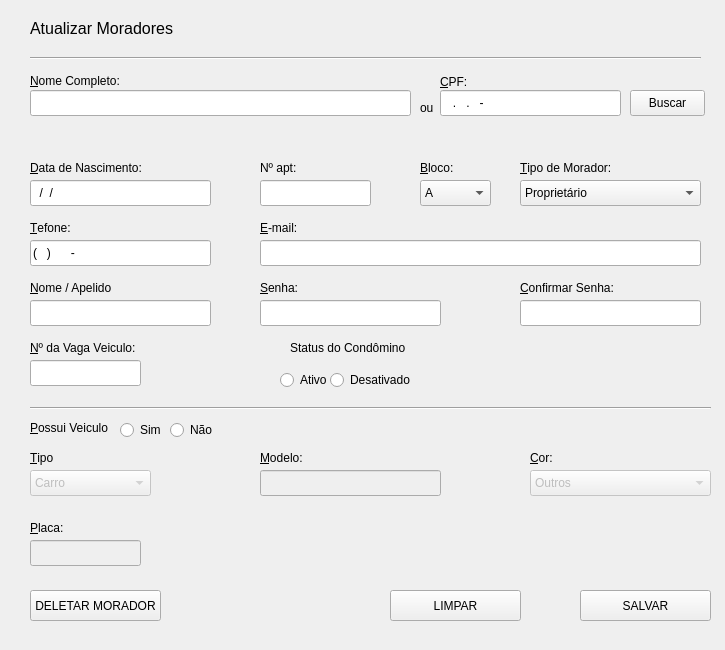
<?xml version="1.0" encoding="UTF-8"?>
<ui version="4.0">
 <class>janelaCadastrarMoradores</class>
 <widget class="QMainWindow" name="janelaCadastrarMoradores">
  <property name="geometry">
   <rect>
    <x>0</x>
    <y>0</y>
    <width>725</width>
    <height>650</height>
   </rect>
  </property>
  <property name="minimumSize">
   <size>
    <width>725</width>
    <height>650</height>
   </size>
  </property>
  <property name="maximumSize">
   <size>
    <width>725</width>
    <height>650</height>
   </size>
  </property>
  <property name="baseSize">
   <size>
    <width>725</width>
    <height>650</height>
   </size>
  </property>
  <property name="windowTitle">
   <string>PrimeCondo</string>
  </property>
  <property name="windowIcon">
   <iconset>
    <normaloff>../../../wamp64/www/primecondo/assets/img/logo.png</normaloff>../../../wamp64/www/primecondo/assets/img/logo.png</iconset>
  </property>
  <property name="iconSize">
   <size>
    <width>30</width>
    <height>30</height>
   </size>
  </property>
  <widget class="QWidget" name="centralwidget">
   <widget class="QLabel" name="lblNomeCompleto">
    <property name="geometry">
     <rect>
      <x>30</x>
      <y>70</y>
      <width>151</width>
      <height>21</height>
     </rect>
    </property>
    <property name="font">
     <font>
      <family>MS Shell Dlg 2</family>
      <pointsize>9</pointsize>
      <italic>false</italic>
     </font>
    </property>
    <property name="text">
     <string>&amp;Nome Completo:</string>
    </property>
    <property name="buddy">
     <cstring>inputPesquisarMorador</cstring>
    </property>
   </widget>
   <widget class="QLabel" name="lblCpf">
    <property name="geometry">
     <rect>
      <x>440</x>
      <y>74</y>
      <width>55</width>
      <height>16</height>
     </rect>
    </property>
    <property name="font">
     <font>
      <pointsize>9</pointsize>
     </font>
    </property>
    <property name="text">
     <string>&amp;CPF:</string>
    </property>
    <property name="buddy">
     <cstring>inputPesquisarCpf</cstring>
    </property>
   </widget>
   <widget class="QLabel" name="lblEmail">
    <property name="geometry">
     <rect>
      <x>260</x>
      <y>220</y>
      <width>55</width>
      <height>16</height>
     </rect>
    </property>
    <property name="font">
     <font>
      <pointsize>9</pointsize>
     </font>
    </property>
    <property name="text">
     <string>&amp;E-mail:</string>
    </property>
    <property name="buddy">
     <cstring>inputEmail</cstring>
    </property>
   </widget>
   <widget class="QLabel" name="label_4">
    <property name="geometry">
     <rect>
      <x>570</x>
      <y>130</y>
      <width>55</width>
      <height>16</height>
     </rect>
    </property>
    <property name="text">
     <string/>
    </property>
   </widget>
   <widget class="QLabel" name="lblBloco">
    <property name="geometry">
     <rect>
      <x>420</x>
      <y>160</y>
      <width>55</width>
      <height>16</height>
     </rect>
    </property>
    <property name="font">
     <font>
      <pointsize>9</pointsize>
     </font>
    </property>
    <property name="text">
     <string>&amp;Bloco:</string>
    </property>
    <property name="buddy">
     <cstring>comboBoxBloco</cstring>
    </property>
   </widget>
   <widget class="QLabel" name="lblDataNascimento">
    <property name="geometry">
     <rect>
      <x>30</x>
      <y>160</y>
      <width>151</width>
      <height>16</height>
     </rect>
    </property>
    <property name="font">
     <font>
      <pointsize>9</pointsize>
     </font>
    </property>
    <property name="text">
     <string>&amp;Data de Nascimento:</string>
    </property>
    <property name="buddy">
     <cstring>inputDataNascimento</cstring>
    </property>
   </widget>
   <widget class="QLabel" name="lblNumeroApartamento">
    <property name="geometry">
     <rect>
      <x>260</x>
      <y>160</y>
      <width>101</width>
      <height>16</height>
     </rect>
    </property>
    <property name="font">
     <font>
      <pointsize>9</pointsize>
     </font>
    </property>
    <property name="text">
     <string>Nº apt:</string>
    </property>
    <property name="buddy">
     <cstring>inputNumeroApartamento</cstring>
    </property>
   </widget>
   <widget class="QComboBox" name="comboBoxBloco">
    <property name="enabled">
     <bool>true</bool>
    </property>
    <property name="geometry">
     <rect>
      <x>420</x>
      <y>180</y>
      <width>71</width>
      <height>26</height>
     </rect>
    </property>
    <property name="font">
     <font>
      <pointsize>9</pointsize>
     </font>
    </property>
    <item>
     <property name="text">
      <string>A</string>
     </property>
    </item>
    <item>
     <property name="text">
      <string>B</string>
     </property>
    </item>
    <item>
     <property name="text">
      <string>C</string>
     </property>
    </item>
    <item>
     <property name="text">
      <string>D</string>
     </property>
    </item>
   </widget>
   <widget class="QComboBox" name="comboBoxTipoMorador">
    <property name="enabled">
     <bool>true</bool>
    </property>
    <property name="geometry">
     <rect>
      <x>520</x>
      <y>180</y>
      <width>181</width>
      <height>26</height>
     </rect>
    </property>
    <property name="font">
     <font>
      <pointsize>9</pointsize>
     </font>
    </property>
    <item>
     <property name="text">
      <string>Proprietário</string>
     </property>
    </item>
    <item>
     <property name="text">
      <string>Morador</string>
     </property>
    </item>
    <item>
     <property name="text">
      <string>Dependente</string>
     </property>
    </item>
   </widget>
   <widget class="QLabel" name="lblTipoMorador">
    <property name="geometry">
     <rect>
      <x>520</x>
      <y>160</y>
      <width>121</width>
      <height>16</height>
     </rect>
    </property>
    <property name="font">
     <font>
      <pointsize>9</pointsize>
     </font>
    </property>
    <property name="text">
     <string>&amp;Tipo de Morador:</string>
    </property>
    <property name="buddy">
     <cstring>comboBoxTipoMorador</cstring>
    </property>
   </widget>
   <widget class="QLabel" name="lblTelefone">
    <property name="geometry">
     <rect>
      <x>30</x>
      <y>220</y>
      <width>55</width>
      <height>16</height>
     </rect>
    </property>
    <property name="font">
     <font>
      <pointsize>9</pointsize>
     </font>
    </property>
    <property name="text">
     <string>&amp;Tefone:</string>
    </property>
    <property name="buddy">
     <cstring>inputTelefone</cstring>
    </property>
   </widget>
   <widget class="QRadioButton" name="radioButtonOpcaoSim">
    <property name="geometry">
     <rect>
      <x>120</x>
      <y>420</y>
      <width>95</width>
      <height>20</height>
     </rect>
    </property>
    <property name="font">
     <font>
      <pointsize>9</pointsize>
     </font>
    </property>
    <property name="text">
     <string>Sim</string>
    </property>
   </widget>
   <widget class="QLabel" name="lblPossuiVeiculo">
    <property name="geometry">
     <rect>
      <x>30</x>
      <y>420</y>
      <width>91</width>
      <height>16</height>
     </rect>
    </property>
    <property name="font">
     <font>
      <pointsize>9</pointsize>
     </font>
    </property>
    <property name="text">
     <string>&amp;Possui Veiculo</string>
    </property>
    <property name="buddy">
     <cstring>radioButtonOpcaoSim</cstring>
    </property>
   </widget>
   <widget class="QLabel" name="lblTipoVeiculo">
    <property name="geometry">
     <rect>
      <x>30</x>
      <y>450</y>
      <width>55</width>
      <height>16</height>
     </rect>
    </property>
    <property name="font">
     <font>
      <pointsize>9</pointsize>
     </font>
    </property>
    <property name="text">
     <string>&amp;Tipo</string>
    </property>
    <property name="buddy">
     <cstring>comboBoxTipoVeiculo</cstring>
    </property>
   </widget>
   <widget class="QComboBox" name="comboBoxTipoVeiculo">
    <property name="enabled">
     <bool>false</bool>
    </property>
    <property name="geometry">
     <rect>
      <x>30</x>
      <y>470</y>
      <width>121</width>
      <height>26</height>
     </rect>
    </property>
    <property name="font">
     <font>
      <pointsize>9</pointsize>
     </font>
    </property>
    <item>
     <property name="text">
      <string>Carro</string>
     </property>
    </item>
    <item>
     <property name="text">
      <string>Moto</string>
     </property>
    </item>
    <item>
     <property name="text">
      <string>Outros</string>
     </property>
    </item>
   </widget>
   <widget class="QLabel" name="lblModeloVeiculo">
    <property name="geometry">
     <rect>
      <x>260</x>
      <y>450</y>
      <width>55</width>
      <height>16</height>
     </rect>
    </property>
    <property name="font">
     <font>
      <pointsize>9</pointsize>
     </font>
    </property>
    <property name="text">
     <string>&amp;Modelo:</string>
    </property>
    <property name="buddy">
     <cstring>inputModeloVeiculo</cstring>
    </property>
   </widget>
   <widget class="QLabel" name="lblCorVeiculo">
    <property name="geometry">
     <rect>
      <x>530</x>
      <y>450</y>
      <width>55</width>
      <height>16</height>
     </rect>
    </property>
    <property name="font">
     <font>
      <pointsize>9</pointsize>
     </font>
    </property>
    <property name="text">
     <string>&amp;Cor:</string>
    </property>
    <property name="buddy">
     <cstring>comboBoxCorVeiculo</cstring>
    </property>
   </widget>
   <widget class="QComboBox" name="comboBoxCorVeiculo">
    <property name="enabled">
     <bool>false</bool>
    </property>
    <property name="geometry">
     <rect>
      <x>530</x>
      <y>470</y>
      <width>181</width>
      <height>26</height>
     </rect>
    </property>
    <property name="font">
     <font>
      <pointsize>9</pointsize>
     </font>
    </property>
    <item>
     <property name="text">
      <string>Outros</string>
     </property>
    </item>
    <item>
     <property name="text">
      <string>Prata</string>
     </property>
    </item>
    <item>
     <property name="text">
      <string>Amarelo</string>
     </property>
    </item>
    <item>
     <property name="text">
      <string>Roxo</string>
     </property>
    </item>
    <item>
     <property name="text">
      <string>Preto</string>
     </property>
    </item>
    <item>
     <property name="text">
      <string>Vermelho</string>
     </property>
    </item>
    <item>
     <property name="text">
      <string>Azul</string>
     </property>
    </item>
    <item>
     <property name="text">
      <string>Branco</string>
     </property>
    </item>
   </widget>
   <widget class="QLabel" name="lblPlaca">
    <property name="geometry">
     <rect>
      <x>30</x>
      <y>520</y>
      <width>55</width>
      <height>16</height>
     </rect>
    </property>
    <property name="font">
     <font>
      <pointsize>9</pointsize>
     </font>
    </property>
    <property name="text">
     <string>&amp;Placa:</string>
    </property>
    <property name="buddy">
     <cstring>inputPlaca</cstring>
    </property>
   </widget>
   <widget class="QPushButton" name="btnSalvar">
    <property name="geometry">
     <rect>
      <x>580</x>
      <y>590</y>
      <width>131</width>
      <height>31</height>
     </rect>
    </property>
    <property name="text">
     <string>SALVAR</string>
    </property>
    <property name="autoDefault">
     <bool>false</bool>
    </property>
   </widget>
   <widget class="QLabel" name="lblNumeroVaga">
    <property name="geometry">
     <rect>
      <x>30</x>
      <y>340</y>
      <width>111</width>
      <height>16</height>
     </rect>
    </property>
    <property name="font">
     <font>
      <pointsize>9</pointsize>
     </font>
    </property>
    <property name="text">
     <string>&amp;Nº da Vaga Veiculo:</string>
    </property>
    <property name="buddy">
     <cstring>inputNumeroVaga</cstring>
    </property>
   </widget>
   <widget class="QLabel" name="lblNomeApelido">
    <property name="geometry">
     <rect>
      <x>30</x>
      <y>280</y>
      <width>101</width>
      <height>16</height>
     </rect>
    </property>
    <property name="font">
     <font>
      <pointsize>9</pointsize>
     </font>
    </property>
    <property name="text">
     <string>&amp;Nome / Apelido</string>
    </property>
    <property name="buddy">
     <cstring>inputNomeApelido</cstring>
    </property>
   </widget>
   <widget class="QLabel" name="lblSenha">
    <property name="geometry">
     <rect>
      <x>260</x>
      <y>280</y>
      <width>55</width>
      <height>16</height>
     </rect>
    </property>
    <property name="font">
     <font>
      <pointsize>9</pointsize>
     </font>
    </property>
    <property name="text">
     <string>&amp;Senha:</string>
    </property>
    <property name="buddy">
     <cstring>inputSenha</cstring>
    </property>
   </widget>
   <widget class="QLabel" name="lblConfirmarSenha">
    <property name="geometry">
     <rect>
      <x>520</x>
      <y>280</y>
      <width>111</width>
      <height>16</height>
     </rect>
    </property>
    <property name="font">
     <font>
      <pointsize>9</pointsize>
     </font>
    </property>
    <property name="text">
     <string>&amp;Confirmar Senha:</string>
    </property>
    <property name="buddy">
     <cstring>inputConfirmarSenha</cstring>
    </property>
   </widget>
   <widget class="Line" name="line_2">
    <property name="geometry">
     <rect>
      <x>30</x>
      <y>400</y>
      <width>681</width>
      <height>16</height>
     </rect>
    </property>
    <property name="orientation">
     <enum>Qt::Horizontal</enum>
    </property>
   </widget>
   <widget class="QRadioButton" name="radioButtonOpcaoNao">
    <property name="geometry">
     <rect>
      <x>170</x>
      <y>420</y>
      <width>51</width>
      <height>20</height>
     </rect>
    </property>
    <property name="text">
     <string>Não</string>
    </property>
    <property name="checkable">
     <bool>true</bool>
    </property>
    <property name="checked">
     <bool>false</bool>
    </property>
   </widget>
   <widget class="QLabel" name="lblTituloCadastrarMoradores">
    <property name="geometry">
     <rect>
      <x>30</x>
      <y>20</y>
      <width>271</width>
      <height>16</height>
     </rect>
    </property>
    <property name="font">
     <font>
      <pointsize>12</pointsize>
     </font>
    </property>
    <property name="text">
     <string>Atualizar Moradores</string>
    </property>
   </widget>
   <widget class="QPushButton" name="btnLimpar">
    <property name="geometry">
     <rect>
      <x>390</x>
      <y>590</y>
      <width>131</width>
      <height>31</height>
     </rect>
    </property>
    <property name="text">
     <string>LIMPAR</string>
    </property>
   </widget>
   <widget class="Line" name="line">
    <property name="geometry">
     <rect>
      <x>30</x>
      <y>50</y>
      <width>671</width>
      <height>16</height>
     </rect>
    </property>
    <property name="orientation">
     <enum>Qt::Horizontal</enum>
    </property>
   </widget>
   <widget class="QLineEdit" name="inputPesquisarMorador">
    <property name="geometry">
     <rect>
      <x>30</x>
      <y>90</y>
      <width>381</width>
      <height>26</height>
     </rect>
    </property>
    <property name="styleSheet">
     <string notr="true">font: 9pt &quot;MS Shell Dlg 2&quot;;
</string>
    </property>
    <property name="maxLength">
     <number>85</number>
    </property>
   </widget>
   <widget class="QLineEdit" name="inputDataNascimento">
    <property name="geometry">
     <rect>
      <x>30</x>
      <y>180</y>
      <width>181</width>
      <height>26</height>
     </rect>
    </property>
    <property name="inputMask">
     <string>00/00/0000</string>
    </property>
    <property name="maxLength">
     <number>10</number>
    </property>
    <property name="placeholderText">
     <string/>
    </property>
   </widget>
   <widget class="QLineEdit" name="inputPesquisarCpf">
    <property name="geometry">
     <rect>
      <x>440</x>
      <y>90</y>
      <width>181</width>
      <height>26</height>
     </rect>
    </property>
    <property name="inputMask">
     <string>000.000.000-00</string>
    </property>
    <property name="maxLength">
     <number>14</number>
    </property>
    <property name="echoMode">
     <enum>QLineEdit::Normal</enum>
    </property>
    <property name="cursorPosition">
     <number>0</number>
    </property>
    <property name="placeholderText">
     <string>Digite só números</string>
    </property>
   </widget>
   <widget class="QLineEdit" name="inputNumeroApartamento">
    <property name="geometry">
     <rect>
      <x>260</x>
      <y>180</y>
      <width>111</width>
      <height>26</height>
     </rect>
    </property>
    <property name="inputMask">
     <string>0000</string>
    </property>
    <property name="maxLength">
     <number>4</number>
    </property>
    <property name="echoMode">
     <enum>QLineEdit::Normal</enum>
    </property>
    <property name="cursorPosition">
     <number>0</number>
    </property>
   </widget>
   <widget class="QLineEdit" name="inputTelefone">
    <property name="geometry">
     <rect>
      <x>30</x>
      <y>240</y>
      <width>181</width>
      <height>26</height>
     </rect>
    </property>
    <property name="inputMask">
     <string>(000) 00000-0000</string>
    </property>
    <property name="maxLength">
     <number>16</number>
    </property>
    <property name="cursorPosition">
     <number>0</number>
    </property>
   </widget>
   <widget class="QLineEdit" name="inputEmail">
    <property name="geometry">
     <rect>
      <x>260</x>
      <y>240</y>
      <width>441</width>
      <height>26</height>
     </rect>
    </property>
    <property name="maxLength">
     <number>56</number>
    </property>
    <property name="dragEnabled">
     <bool>false</bool>
    </property>
   </widget>
   <widget class="QLineEdit" name="inputNomeApelido">
    <property name="geometry">
     <rect>
      <x>30</x>
      <y>300</y>
      <width>181</width>
      <height>26</height>
     </rect>
    </property>
    <property name="maxLength">
     <number>20</number>
    </property>
   </widget>
   <widget class="QLineEdit" name="inputPlaca">
    <property name="enabled">
     <bool>false</bool>
    </property>
    <property name="geometry">
     <rect>
      <x>30</x>
      <y>540</y>
      <width>111</width>
      <height>26</height>
     </rect>
    </property>
    <property name="maxLength">
     <number>7</number>
    </property>
   </widget>
   <widget class="QLineEdit" name="inputSenha">
    <property name="geometry">
     <rect>
      <x>260</x>
      <y>300</y>
      <width>181</width>
      <height>26</height>
     </rect>
    </property>
    <property name="maxLength">
     <number>20</number>
    </property>
    <property name="echoMode">
     <enum>QLineEdit::Password</enum>
    </property>
   </widget>
   <widget class="QLineEdit" name="inputConfirmarSenha">
    <property name="geometry">
     <rect>
      <x>520</x>
      <y>300</y>
      <width>181</width>
      <height>26</height>
     </rect>
    </property>
    <property name="maxLength">
     <number>20</number>
    </property>
    <property name="echoMode">
     <enum>QLineEdit::Password</enum>
    </property>
   </widget>
   <widget class="QLineEdit" name="inputModeloVeiculo">
    <property name="enabled">
     <bool>false</bool>
    </property>
    <property name="geometry">
     <rect>
      <x>260</x>
      <y>470</y>
      <width>181</width>
      <height>26</height>
     </rect>
    </property>
    <property name="maxLength">
     <number>25</number>
    </property>
   </widget>
   <widget class="QLineEdit" name="inputNumeroVaga">
    <property name="enabled">
     <bool>true</bool>
    </property>
    <property name="geometry">
     <rect>
      <x>30</x>
      <y>360</y>
      <width>111</width>
      <height>26</height>
     </rect>
    </property>
    <property name="inputMask">
     <string>0000</string>
    </property>
    <property name="maxLength">
     <number>4</number>
    </property>
    <property name="cursorPosition">
     <number>0</number>
    </property>
   </widget>
   <widget class="QLabel" name="lblResultado">
    <property name="geometry">
     <rect>
      <x>470</x>
      <y>340</y>
      <width>241</width>
      <height>31</height>
     </rect>
    </property>
    <property name="font">
     <font>
      <family>Arial</family>
      <pointsize>12</pointsize>
     </font>
    </property>
    <property name="text">
     <string/>
    </property>
   </widget>
   <widget class="QPushButton" name="btnAtualizarMorador">
    <property name="geometry">
     <rect>
      <x>630</x>
      <y>90</y>
      <width>75</width>
      <height>26</height>
     </rect>
    </property>
    <property name="text">
     <string>Buscar</string>
    </property>
   </widget>
   <widget class="QRadioButton" name="radioButtonOpcaoDesativado">
    <property name="geometry">
     <rect>
      <x>330</x>
      <y>370</y>
      <width>81</width>
      <height>20</height>
     </rect>
    </property>
    <property name="text">
     <string>Desativado</string>
    </property>
    <property name="checkable">
     <bool>true</bool>
    </property>
    <property name="checked">
     <bool>false</bool>
    </property>
   </widget>
   <widget class="QRadioButton" name="radioButtonOpcaoAtivo">
    <property name="geometry">
     <rect>
      <x>280</x>
      <y>370</y>
      <width>51</width>
      <height>20</height>
     </rect>
    </property>
    <property name="font">
     <font>
      <pointsize>9</pointsize>
     </font>
    </property>
    <property name="text">
     <string>Ativo</string>
    </property>
   </widget>
   <widget class="QLabel" name="lblPossuiVeiculo_2">
    <property name="geometry">
     <rect>
      <x>290</x>
      <y>340</y>
      <width>121</width>
      <height>16</height>
     </rect>
    </property>
    <property name="font">
     <font>
      <pointsize>9</pointsize>
     </font>
    </property>
    <property name="text">
     <string>Status do Condômino</string>
    </property>
    <property name="buddy">
     <cstring>radioButtonOpcaoSim</cstring>
    </property>
   </widget>
   <widget class="QLabel" name="label">
    <property name="geometry">
     <rect>
      <x>420</x>
      <y>100</y>
      <width>21</width>
      <height>16</height>
     </rect>
    </property>
    <property name="text">
     <string>ou</string>
    </property>
   </widget>
   <widget class="QPushButton" name="btnDeletar">
    <property name="geometry">
     <rect>
      <x>30</x>
      <y>590</y>
      <width>131</width>
      <height>31</height>
     </rect>
    </property>
    <property name="text">
     <string>DELETAR MORADOR</string>
    </property>
   </widget>
  </widget>
 </widget>
 <tabstops>
  <tabstop>inputPesquisarMorador</tabstop>
  <tabstop>inputDataNascimento</tabstop>
  <tabstop>inputPesquisarCpf</tabstop>
  <tabstop>inputNumeroApartamento</tabstop>
  <tabstop>comboBoxBloco</tabstop>
  <tabstop>comboBoxTipoMorador</tabstop>
  <tabstop>inputTelefone</tabstop>
  <tabstop>inputEmail</tabstop>
  <tabstop>inputNomeApelido</tabstop>
  <tabstop>inputSenha</tabstop>
  <tabstop>inputConfirmarSenha</tabstop>
  <tabstop>inputNumeroVaga</tabstop>
  <tabstop>radioButtonOpcaoSim</tabstop>
  <tabstop>radioButtonOpcaoNao</tabstop>
  <tabstop>comboBoxTipoVeiculo</tabstop>
  <tabstop>inputModeloVeiculo</tabstop>
  <tabstop>comboBoxCorVeiculo</tabstop>
  <tabstop>inputPlaca</tabstop>
  <tabstop>btnLimpar</tabstop>
  <tabstop>btnSalvar</tabstop>
 </tabstops>
 <resources/>
 <connections>
  <connection>
   <sender>btnLimpar</sender>
   <signal>clicked()</signal>
   <receiver>inputPesquisarMorador</receiver>
   <slot>clear()</slot>
   <hints>
    <hint type="sourcelabel">
     <x>445</x>
     <y>613</y>
    </hint>
    <hint type="destinationlabel">
     <x>292</x>
     <y>123</y>
    </hint>
   </hints>
  </connection>
  <connection>
   <sender>btnLimpar</sender>
   <signal>clicked()</signal>
   <receiver>inputDataNascimento</receiver>
   <slot>clear()</slot>
   <hints>
    <hint type="sourcelabel">
     <x>447</x>
     <y>605</y>
    </hint>
    <hint type="destinationlabel">
     <x>576</x>
     <y>129</y>
    </hint>
   </hints>
  </connection>
  <connection>
   <sender>btnLimpar</sender>
   <signal>clicked()</signal>
   <receiver>inputPesquisarCpf</receiver>
   <slot>clear()</slot>
   <hints>
    <hint type="sourcelabel">
     <x>433</x>
     <y>602</y>
    </hint>
    <hint type="destinationlabel">
     <x>110</x>
     <y>184</y>
    </hint>
   </hints>
  </connection>
  <connection>
   <sender>btnLimpar</sender>
   <signal>clicked()</signal>
   <receiver>inputConfirmarSenha</receiver>
   <slot>clear()</slot>
   <hints>
    <hint type="sourcelabel">
     <x>504</x>
     <y>597</y>
    </hint>
    <hint type="destinationlabel">
     <x>584</x>
     <y>309</y>
    </hint>
   </hints>
  </connection>
  <connection>
   <sender>btnLimpar</sender>
   <signal>clicked()</signal>
   <receiver>inputModeloVeiculo</receiver>
   <slot>clear()</slot>
   <hints>
    <hint type="sourcelabel">
     <x>425</x>
     <y>606</y>
    </hint>
    <hint type="destinationlabel">
     <x>277</x>
     <y>492</y>
    </hint>
   </hints>
  </connection>
  <connection>
   <sender>btnLimpar</sender>
   <signal>clicked()</signal>
   <receiver>inputNumeroVaga</receiver>
   <slot>clear()</slot>
   <hints>
    <hint type="sourcelabel">
     <x>491</x>
     <y>609</y>
    </hint>
    <hint type="destinationlabel">
     <x>127</x>
     <y>551</y>
    </hint>
   </hints>
  </connection>
  <connection>
   <sender>btnLimpar</sender>
   <signal>clicked()</signal>
   <receiver>inputPlaca</receiver>
   <slot>clear()</slot>
   <hints>
    <hint type="sourcelabel">
     <x>447</x>
     <y>607</y>
    </hint>
    <hint type="destinationlabel">
     <x>306</x>
     <y>557</y>
    </hint>
   </hints>
  </connection>
  <connection>
   <sender>btnLimpar</sender>
   <signal>clicked()</signal>
   <receiver>inputSenha</receiver>
   <slot>clear()</slot>
   <hints>
    <hint type="sourcelabel">
     <x>509</x>
     <y>594</y>
    </hint>
    <hint type="destinationlabel">
     <x>415</x>
     <y>310</y>
    </hint>
   </hints>
  </connection>
  <connection>
   <sender>btnLimpar</sender>
   <signal>clicked()</signal>
   <receiver>inputNomeApelido</receiver>
   <slot>clear()</slot>
   <hints>
    <hint type="sourcelabel">
     <x>502</x>
     <y>607</y>
    </hint>
    <hint type="destinationlabel">
     <x>175</x>
     <y>304</y>
    </hint>
   </hints>
  </connection>
  <connection>
   <sender>btnLimpar</sender>
   <signal>clicked()</signal>
   <receiver>inputTelefone</receiver>
   <slot>clear()</slot>
   <hints>
    <hint type="sourcelabel">
     <x>457</x>
     <y>603</y>
    </hint>
    <hint type="destinationlabel">
     <x>183</x>
     <y>255</y>
    </hint>
   </hints>
  </connection>
  <connection>
   <sender>btnLimpar</sender>
   <signal>clicked()</signal>
   <receiver>inputNumeroApartamento</receiver>
   <slot>clear()</slot>
   <hints>
    <hint type="sourcelabel">
     <x>486</x>
     <y>598</y>
    </hint>
    <hint type="destinationlabel">
     <x>338</x>
     <y>183</y>
    </hint>
   </hints>
  </connection>
  <connection>
   <sender>btnLimpar</sender>
   <signal>clicked()</signal>
   <receiver>inputEmail</receiver>
   <slot>clear()</slot>
   <hints>
    <hint type="sourcelabel">
     <x>506</x>
     <y>606</y>
    </hint>
    <hint type="destinationlabel">
     <x>495</x>
     <y>247</y>
    </hint>
   </hints>
  </connection>
 </connections>
</ui>
